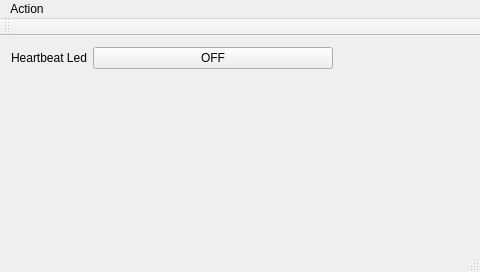
<?xml version="1.0" encoding="UTF-8"?>
<ui version="4.0">
 <class>MainWindow</class>
 <widget class="QMainWindow" name="MainWindow">
  <property name="geometry">
   <rect>
    <x>0</x>
    <y>0</y>
    <width>480</width>
    <height>272</height>
   </rect>
  </property>
  <property name="windowTitle">
   <string>MainWindow</string>
  </property>
  <widget class="QWidget" name="centralWidget">
   <layout class="QFormLayout" name="formLayout">
    <item row="0" column="0">
     <widget class="QLabel" name="label">
      <property name="text">
       <string>Heartbeat Led</string>
      </property>
     </widget>
    </item>
    <item row="0" column="1">
     <widget class="QPushButton" name="hbButton">
      <property name="maximumSize">
       <size>
        <width>240</width>
        <height>36</height>
       </size>
      </property>
      <property name="text">
       <string>OFF</string>
      </property>
     </widget>
    </item>
   </layout>
  </widget>
  <widget class="QMenuBar" name="menuBar">
   <property name="geometry">
    <rect>
     <x>0</x>
     <y>0</y>
     <width>480</width>
     <height>25</height>
    </rect>
   </property>
   <widget class="QMenu" name="menuAction">
    <property name="title">
     <string>Action</string>
    </property>
    <addaction name="actionExit"/>
   </widget>
   <addaction name="menuAction"/>
  </widget>
  <widget class="QToolBar" name="mainToolBar">
   <attribute name="toolBarArea">
    <enum>TopToolBarArea</enum>
   </attribute>
   <attribute name="toolBarBreak">
    <bool>false</bool>
   </attribute>
  </widget>
  <widget class="QStatusBar" name="statusBar"/>
  <action name="actionExit">
   <property name="text">
    <string>Exit</string>
   </property>
  </action>
 </widget>
 <layoutdefault spacing="6" margin="11"/>
 <resources/>
 <connections/>
</ui>
